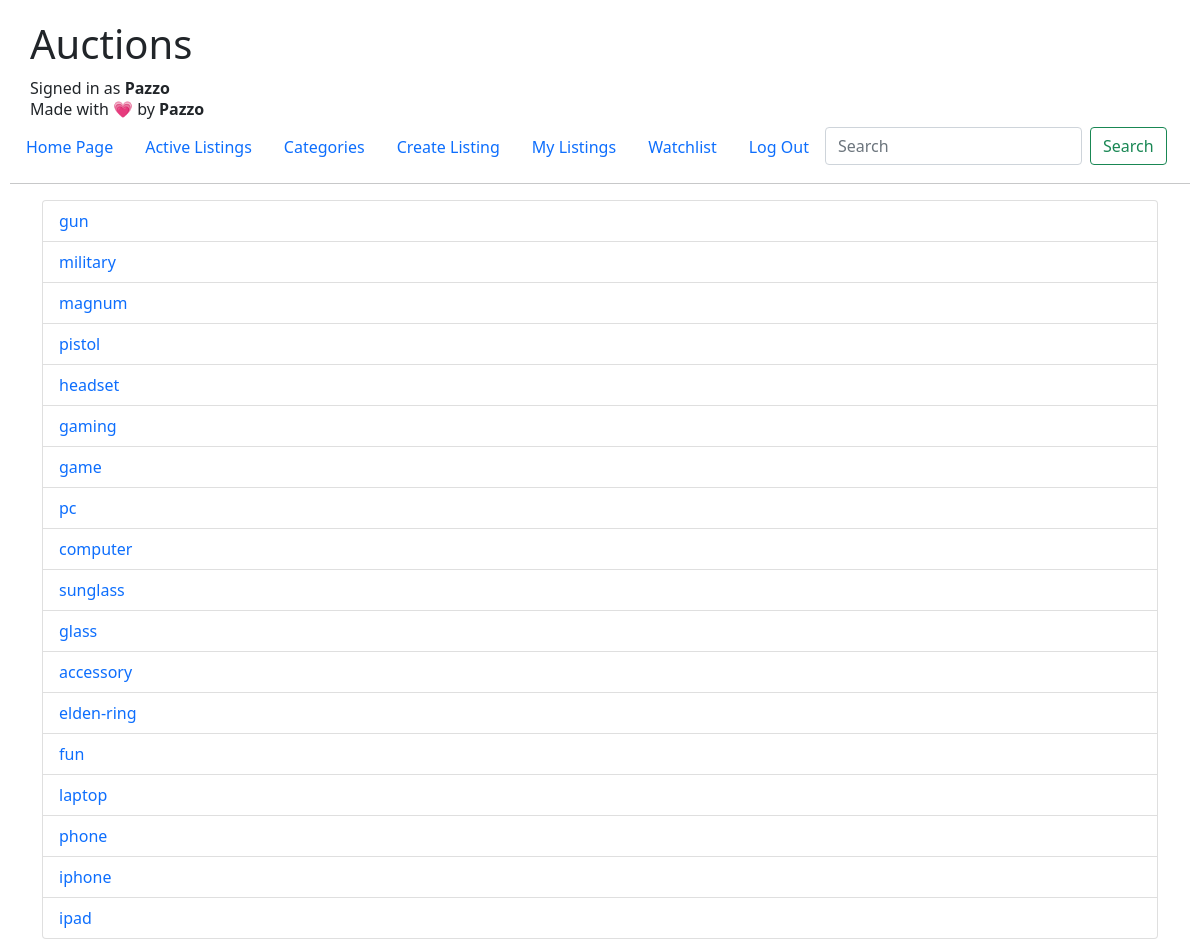
Page /auction/listings/category/ (signed in) on the committed database.
### Auction/models.py (models this page shows, shortened)
class User(AbstractUser):
    pass

class Category(models.Model):
    name = models.CharField(max_length=20)

### Auction/views.py (the view)
# urls.py: path('listings/category/', category_list_view, name='category_list'),
def category_list_view(request):
    categories = Category.objects.all()
    for category in categories:
        if category.listings.all().count() == 0:
            category.delete()
    categories = Category.objects.all()
    context = {
        'categories': categories,
    }
    return render(request, 'auction/category_list.html', context)

### templates/auction/category_list.html (shortened to what this page needs)
{% extends 'layout.html' %}
{% block body %}
<div class="container">
    <ul class="list-group">
    {% for category in categories %}
    <li class="list-group-item">
    <a href="{% url 'auction:category' category.id %}">{{ category.name }}</a>
    {% empty %}
    No Categories.
    </li>
    {% endfor %}
    </ul>
</div>
{% endblock %}

### templates/layout.html (shortened to what this page needs)
<!DOCTYPE html>
<html>
    <head>
        {% load static %}
        <link href="https://cdn.jsdelivr.net/npm/bootstrap@5.1.3/dist/css/bootstrap.min.css" rel="stylesheet">
        <link href="{% static 'Auction/styles.css' %}" rel="stylesheet">
    </head>
    <body>
        <div style="margin-top: 10px; margin-left: 20px;">
        <h1>Auctions</h1>
            {% if user.is_authenticated %}
                Signed in as <strong>{{ user.username|title }}</strong>
            {% endif %}
            <h6 type="text-muted">Made with 💗 by <b>Pazzo</b></h6>
        </div>
        <ul class="nav">
            <li class="nav-item">
            <a class='nav-link' href="{% url 'index' %}">Home Page</a>
        </li>
        <li class="nav-item">
            <a class='nav-link' href='{% url "auction:active_index" %}'>Active Listings</a>
        </li>
        <li class="nav-item">
            <a class='nav-link' href="{% url 'auction:category_list' %}">Categories</a>
        </li>
        <li class="nav-item">
            <a class='nav-link' href='{% url "auction:create_listing" %}'>Create Listing</a>
        </li>
            {% if user.is_authenticated %}
            <li class="nav-item">
                <a class='nav-link' href="{% url 'auction:my_listings' %}">My Listings</a>
            </li>
            <li class="nav-item">
                <a class='nav-link' href="{% url 'auction:watchlist' %}">Watchlist</a>
            </li>
            <li class="nav-item">
            <a class='nav-link' href="{% url 'auction:logout' %}">Log Out</a>
            </li>
            {% endif %}
        <li class="nav-item">
        <form class="d-flex" method="post" action="{% url 'auction:search' %}">
            <input class="form-control me-2" type="search" name='q' placeholder="Search" aria-label="Search">
            <button class="btn btn-outline-success" type="submit">Search</button>
            </form>
        </li>
    </ul>
    <hr>
        {% block body %}
        {% endblock %}
    </body>
</html>

### Auction/static/Auction/styles.css (style rules this page uses)
body { padding: 10px; }

### templates/layout.html (style rules this page uses)
a { text-decoration: none; }

### rows in the picture
User: username "Pazzo"
Category: name "gun"
Category: name "military"
Category: name "magnum"
Category: name "pistol"
Category: name "headset"
Category: name "gaming"
Category: name "game"
Category: name "pc"
Category: name "computer"
Category: name "sunglass"
Category: name "glass"
Category: name "accessory"
Category: name "elden-ring"
Category: name "fun"
Category: name "laptop"
Category: name "phone"
Category: name "iphone"
Category: name "ipad"
